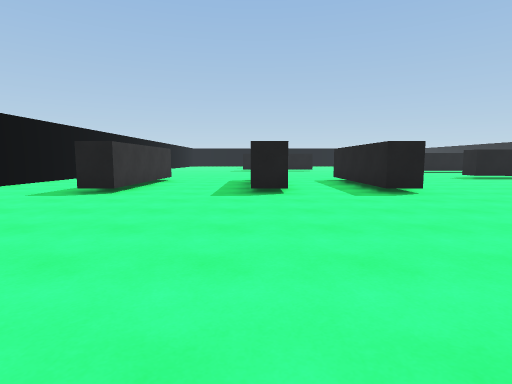
View 1 (above)

23 first-person views from a walk through a scene from a Unity 3-D project. The camera is 1.3 m above the floor, tilts 6° down and sees 80° across. The floor is counted in squares, 2 m on a side. Each view is taken from the middle of a square. On the plan, view 1 faces up. The plan holds only what a view shows up to about 10 squares ahead; the rest is blank. The place goes on beyond the plan.

View 2
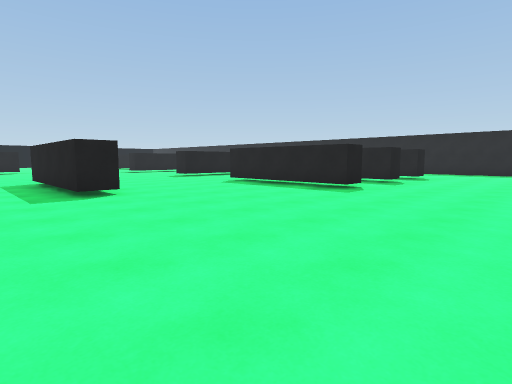

View 3
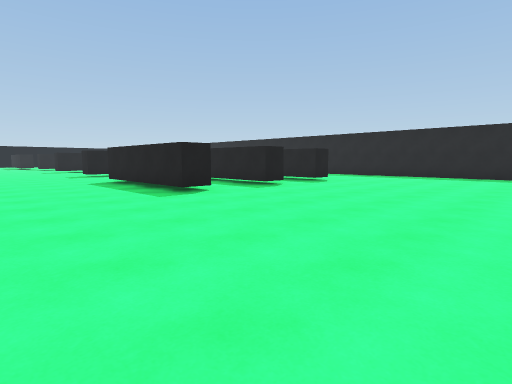

View 4
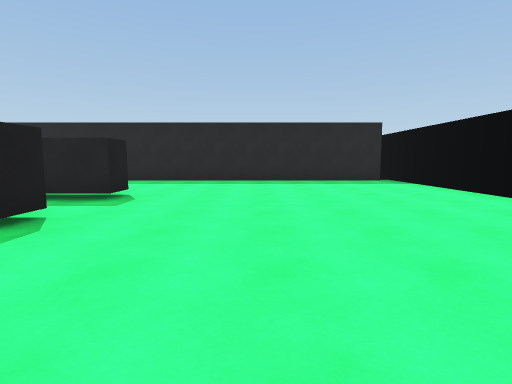

View 5
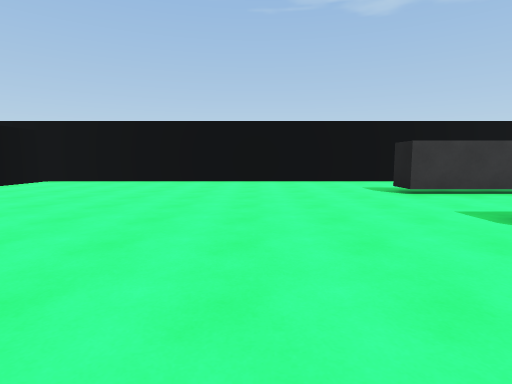

View 6
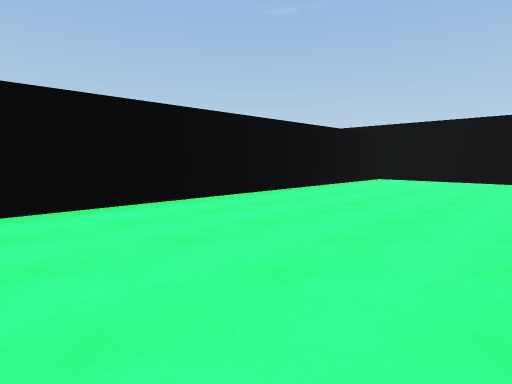

View 7
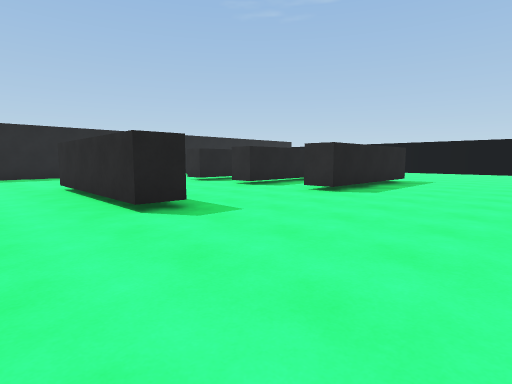

View 8
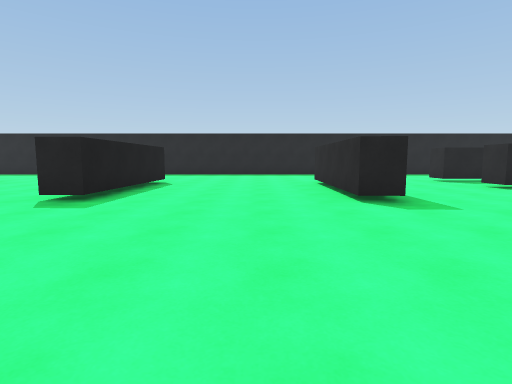

View 9
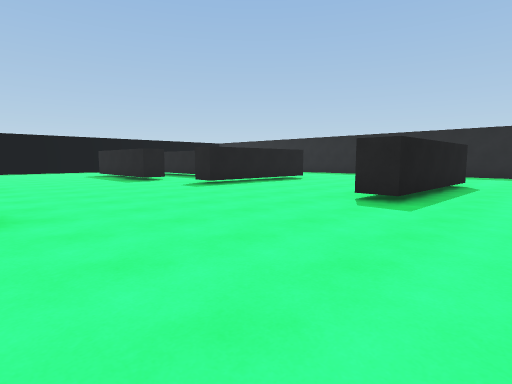

View 10
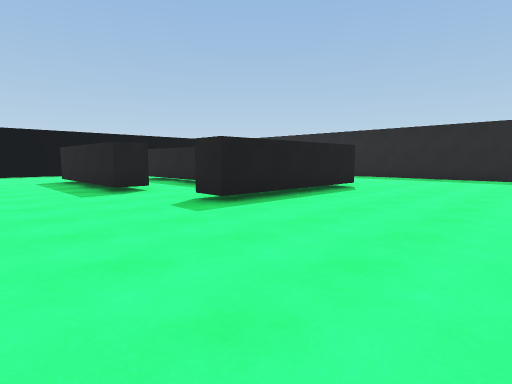

View 11
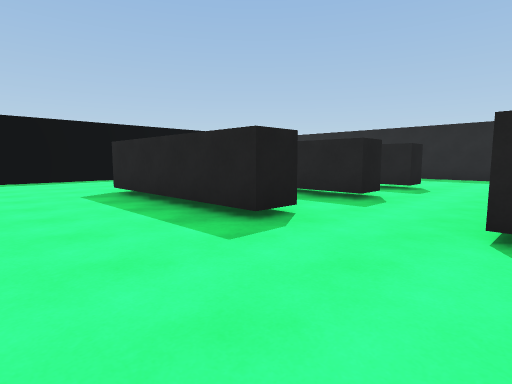

View 12
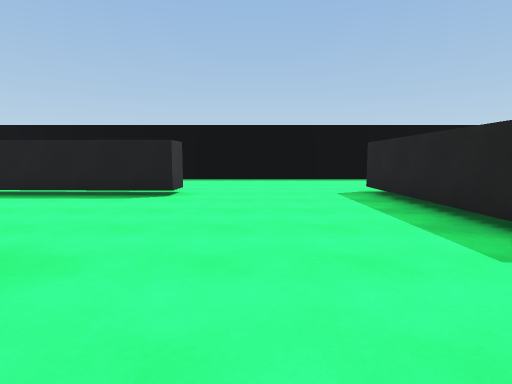

View 13
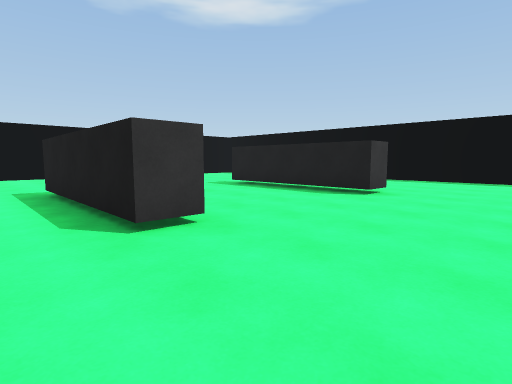

View 14
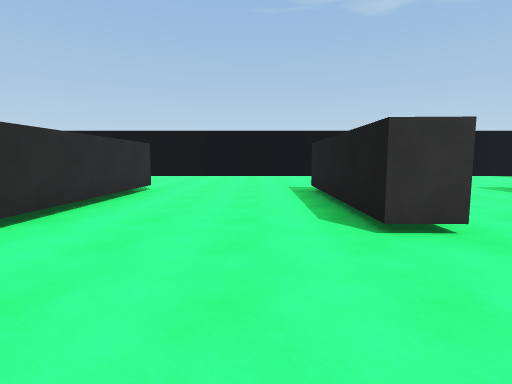

View 15
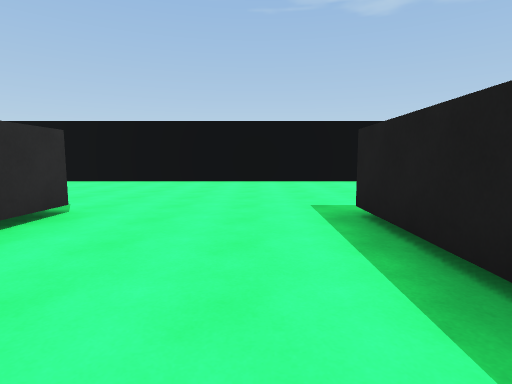

View 16
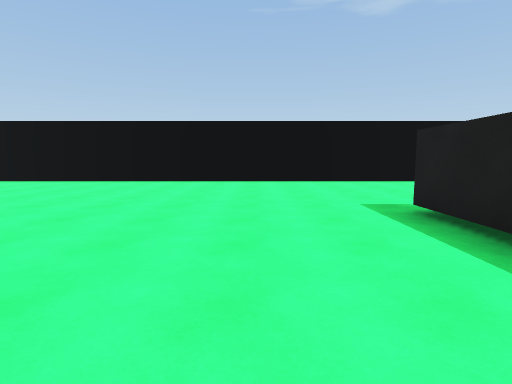

View 17
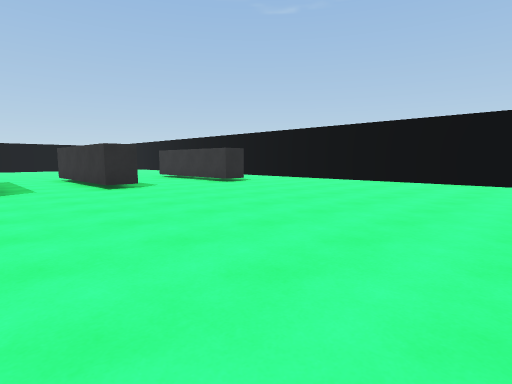

View 18
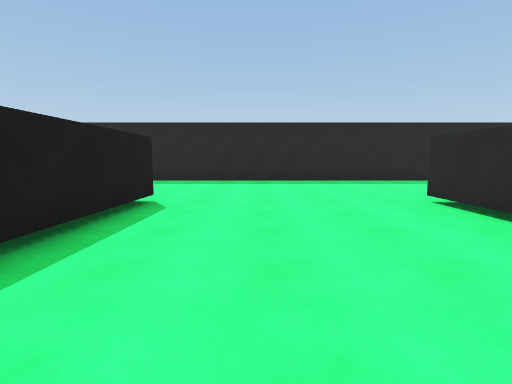

View 19
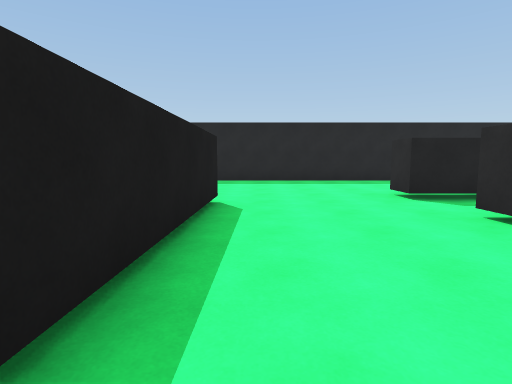

View 20
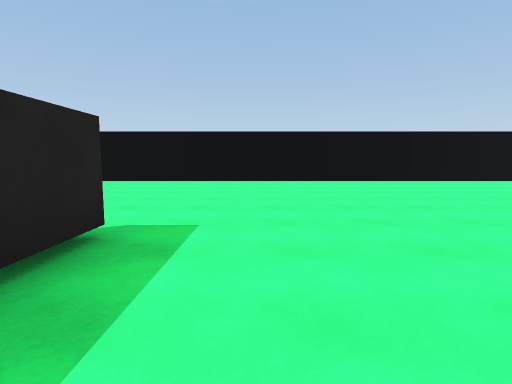

View 21
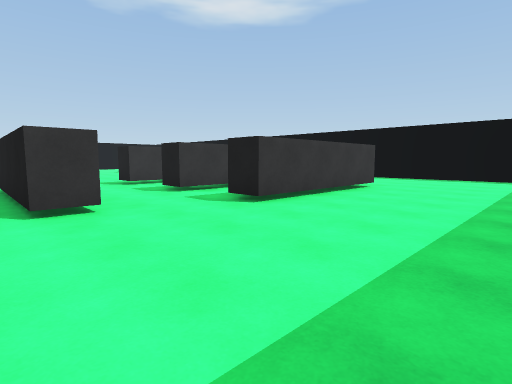

View 22
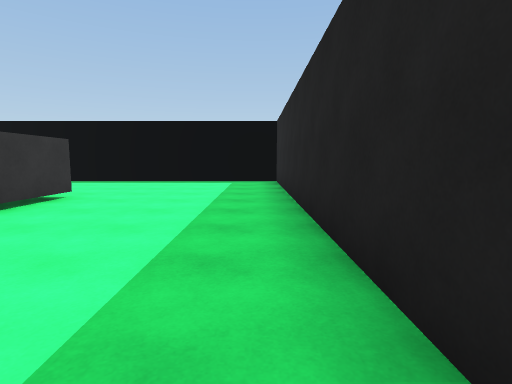

View 23
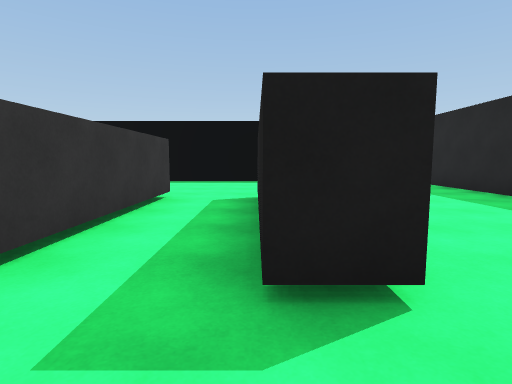

### Floor plan
Points are (right, up) in squares from view 1. A wall is a line through its corners. A room is listed if a view was taken in it or the views show most of it. See-through windows are left out.
Room 1 (views 1, 2, 3, 4, 5, 6, 7, 8, 9, 10, 11, 12, 13, 14, 15, 16, 17, 18, 19, 20, 21, 22, 23)
walls: (7.6, 11.4) (11.9, 11.3); (7.4, 10.6) (7.4, 11.4); (0.8, 17.9) (-0.9, 18); (-0.1, 10) (0.6, 10) (0.6, 5.9) (-0.1, 5.9); (12, 15.6) (7.8, 15.7) (7.8, 16.5); (-0.8, 18.7) (3.2, 18.6); (11.8, 10.6) (7.7, 10.7); (3.4, 5.9) (2.5, 5.9) (2.5, 9.9); (3.4, 22.9) (3.4, 22.1) (-0.8, 22.2); (-3.5, 10) (-2.8, 10) (-2.8, 5.9) (-3.5, 5.9); (12, 21.3) (12, 20.6) (7.9, 20.7) (7.9, 21.4); (12, 6.2) (12, 7.5) (12.8, 7.5); (8, 24.2) (8, 23.3) (7.4, 23.3) (7.4, 27.4); (8.1, 3.4) (7.3, 3.4) (7.3, 7.5) (8.1, 7.5); (10.5, 3.4) (9.8, 3.4) (9.8, 7.5) (10.5, 7.5); (12.9, 3.4) (12, 3.4) (12, 4.5); (3.5, 27.3) (3.5, 26.5) (-0.7, 26.6); (16.6, 22.5) (16.6, 31.3) (2, 31.3); (10.5, 27.4) (10.5, 23.3) (9.8, 23.3) (9.8, 26.5); (-6.3, 24.1) (-6.3, -3.4) (17.1, -3.4); (12.8, 27.4) (12.8, 23.3) (12, 23.3) (12, 26.2); (16.6, -3) (16.6, 19.6)

Positions as (right, up) in squares from view 1, and headings:
1: (0, 0), facing up
2: (1, 0), facing up-right
3: (4, -2), facing up-right
4: (7, 1), facing right
5: (3, 3), facing left
6: (4, 1), facing down-left
7: (4, 13), facing down-right
8: (3, 13), facing right
9: (3, 14), facing up-right
10: (5, 17), facing up-right
11: (5, 21), facing up-right
12: (5, 21), facing up
13: (6, 21), facing up-left
14: (6, 21), facing left
15: (3, 21), facing left
16: (3, 16), facing left
17: (3, 17), facing down-left
18: (7, 14), facing right
19: (7, 10), facing right
20: (6, 6), facing down
21: (16, 20), facing up-left
22: (16, 22), facing up
23: (12, 22), facing up
